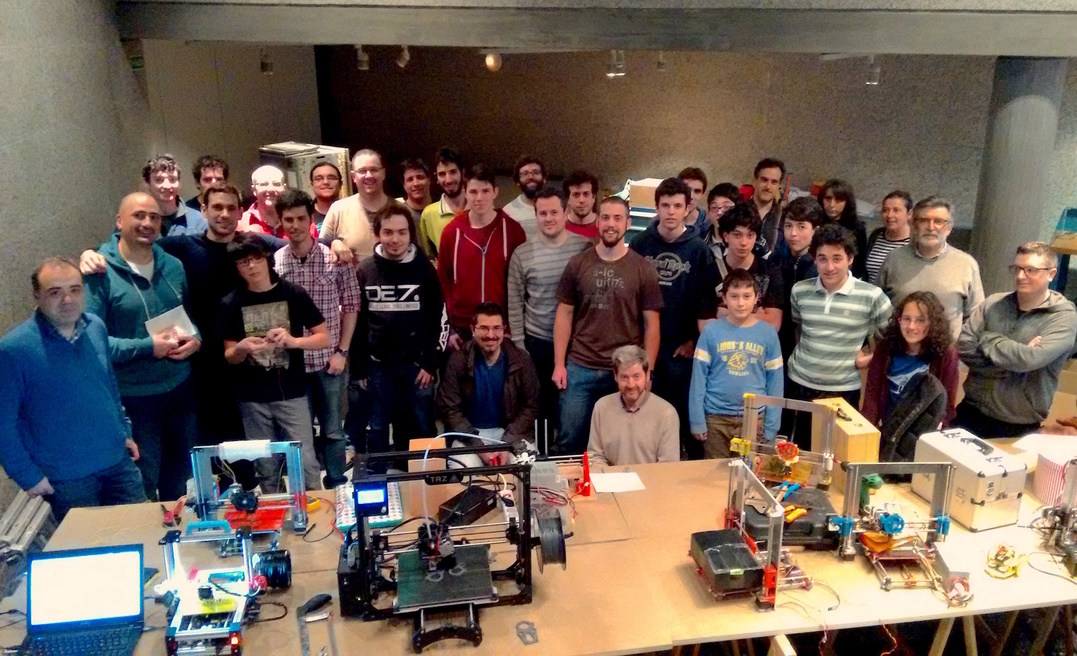
//> input picture 8-Correlaciones/Bricolabs.jpg, 1077 x 656 px
$ ./Correlaciones Bricolabs.jpg Bricolabs.jpg   (built with g++ and OpenCV 4)
//> lines starting //> are read from the running program, lines starting //| are printed output that depends on the picture; after the words box and inside, x2 and y2 are one past the last pixel; in counts of white or black regions, pixels touching at a corner belong together
#include <stdio.h>
#include <opencv2/opencv.hpp>

using namespace std;
using namespace cv;

int main(int argc, char** argv )
{
    if ( argc != 3 )
    {
        printf("usage: Correlaciones <Image_Path> <pattern>\n");
        return -1;
    }

    Mat src, dst, pattern;
    src = imread( argv[1], 1 );
//> src is the input picture: 656 rows x 1077 cols, CV_8UC3; mean B, G, R 85.5, 94, 108.9
    pattern = imread( argv[2], 1 );

    if ( !src.data || !pattern.data )
    {
        printf("No image data \n");
        return -1;
    }

    namedWindow("Original", WINDOW_AUTOSIZE );
    imshow("Original", src);

    int iwidth = src.cols - pattern.cols + 1;
//> iwidth = 1
    int iheith = src.rows - pattern.rows + 1;
//> iheith = 1

    int match_method = CV_TM_CCOEFF_NORMED;

    matchTemplate(src, pattern, dst, match_method);
//> dst = [1]
    normalize(dst, dst, 0, 1, NORM_MINMAX, -1, Mat());
//> dst = [0]

    double minVal, maxVal;
    Point minLoc, maxLoc;
    Point matchLoc;

    minMaxLoc(dst, &minVal, &maxVal, &minLoc, &maxLoc, Mat());
//> minVal = 0; maxVal = 0; minLoc = Point(0, 0); maxLoc = Point(0, 0)

    cout << "Min: " << minVal << " Max: " << maxVal << endl;
//| Min: 0 Max: 0

    if (match_method == CV_TM_SQDIFF || match_method == CV_TM_SQDIFF_NORMED)
        matchLoc = minLoc;
    else
        matchLoc = maxLoc;
//> matchLoc = Point(0, 0)

    // dibujamos el rectangulo en matchLoc
    rectangle(src, matchLoc, Point(matchLoc.x + pattern.cols, matchLoc.y + pattern.rows), Scalar(255, 0, 0), 4, 8, 0);
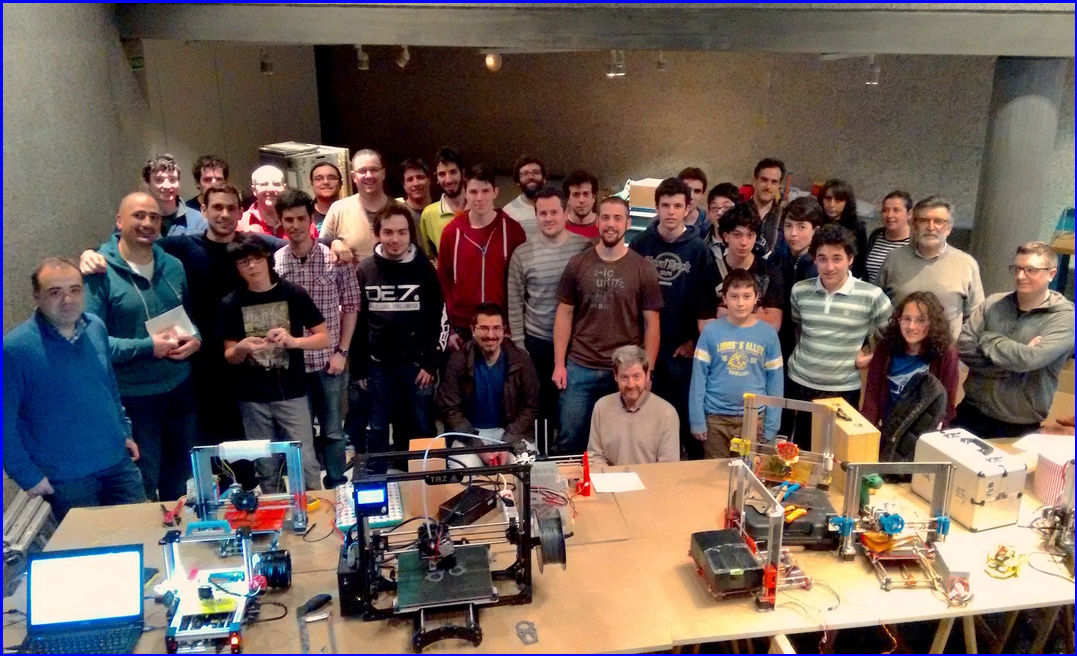
//> src: 656 rows x 1077 cols, CV_8UC3; 1.22% of pixels changed, all inside (x1, y1, x2, y2) = (0, 0, 1077, 656)
    rectangle(dst, matchLoc, Point(matchLoc.x + pattern.cols, matchLoc.y + pattern.rows), Scalar(255, 0, 0), 4, 8, 0);
//> dst = [255]


    imwrite(strcat(argv[2], "-result.jpg"), src);
    imshow("pattern", pattern);
    imshow("src", src);
    //imshow("dst", dst);

    waitKey(0);

    return 0;
}
